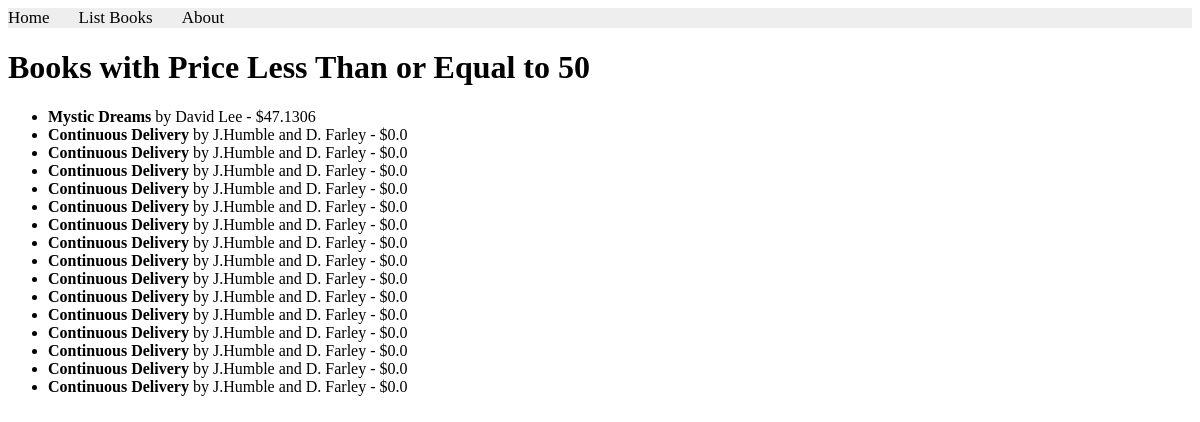
Page /books/lab8/task1 on the earlier database version.
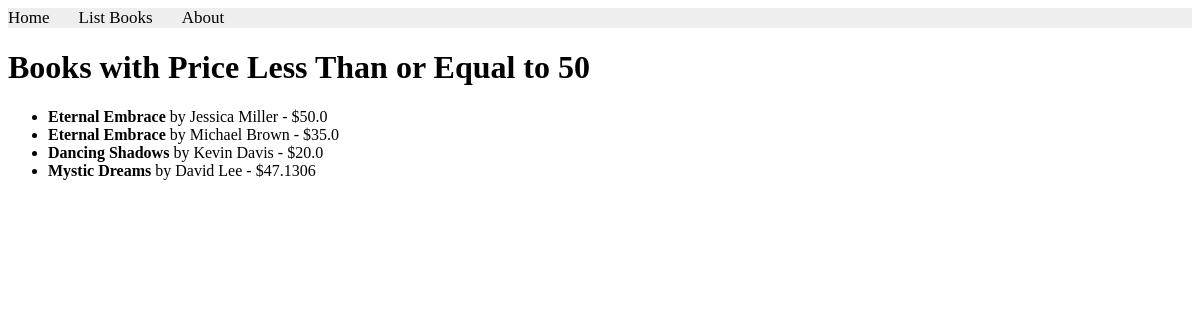
Same page on the later database version.
### apps/bookmodule/models.py (models this page shows)
class Book(models.Model):
    title = models.CharField(max_length = 50)
    author = models.CharField(max_length = 50)
    price = models.FloatField(default = 0.0)
    edition = models.SmallIntegerField(default = 1)

### apps/bookmodule/views.py (the view)
# urls.py: path('lab8/task1', views.books_under_50, name='books.task1'),
def books_under_50(request):
    books = Book.objects.filter(Q(price__lte=50))
    return render(request, 'bookmodule/task1.html', {'books': books})

### apps/templates/bookmodule/task1.html (shortened to what this page needs)
{% extends "bookmodule/layouts/base.html" %}
{% load static %}
{% block content %}
<h1>Books with Price Less Than or Equal to 50</h1>
    <ul>
        {% for book in books %}
            <li>
                <strong>{{ book.title }}</strong> by {{ book.author }} - ${{ book.price }}
            </li>
        {% empty %}
            <li>No books found under 50.</li>
        {% endfor %}
    </ul>
{% endblock content %}

Differences in the rows shown:
removed Book: title "Continuous Delivery", author "J.Humble and D. Farley", price "0.0"
removed Book: title "Continuous Delivery", author "J.Humble and D. Farley", price "0.0"
removed Book: title "Continuous Delivery", author "J.Humble and D. Farley", price "0.0"
removed Book: title "Continuous Delivery", author "J.Humble and D. Farley", price "0.0"
removed Book: title "Continuous Delivery", author "J.Humble and D. Farley", price "0.0"
removed Book: title "Continuous Delivery", author "J.Humble and D. Farley", price "0.0"
removed Book: title "Continuous Delivery", author "J.Humble and D. Farley", price "0.0"
removed Book: title "Continuous Delivery", author "J.Humble and D. Farley", price "0.0"
removed Book: title "Continuous Delivery", author "J.Humble and D. Farley", price "0.0"
removed Book: title "Continuous Delivery", author "J.Humble and D. Farley", price "0.0"
removed Book: title "Continuous Delivery", author "J.Humble and D. Farley", price "0.0"
removed Book: title "Continuous Delivery", author "J.Humble and D. Farley", price "0.0"
removed Book: title "Continuous Delivery", author "J.Humble and D. Farley", price "0.0"
removed Book: title "Continuous Delivery", author "J.Humble and D. Farley", price "0.0"
removed Book: title "Continuous Delivery", author "J.Humble and D. Farley", price "0.0"
now on this page (row edited): Book: title "Eternal Embrace", author "Jessica Miller", price "50.0"
now on this page (row edited): Book: title "Eternal Embrace", author "Michael Brown", price "35.0"
now on this page (row edited): Book: title "Dancing Shadows", author "Kevin Davis", price "20.0"
